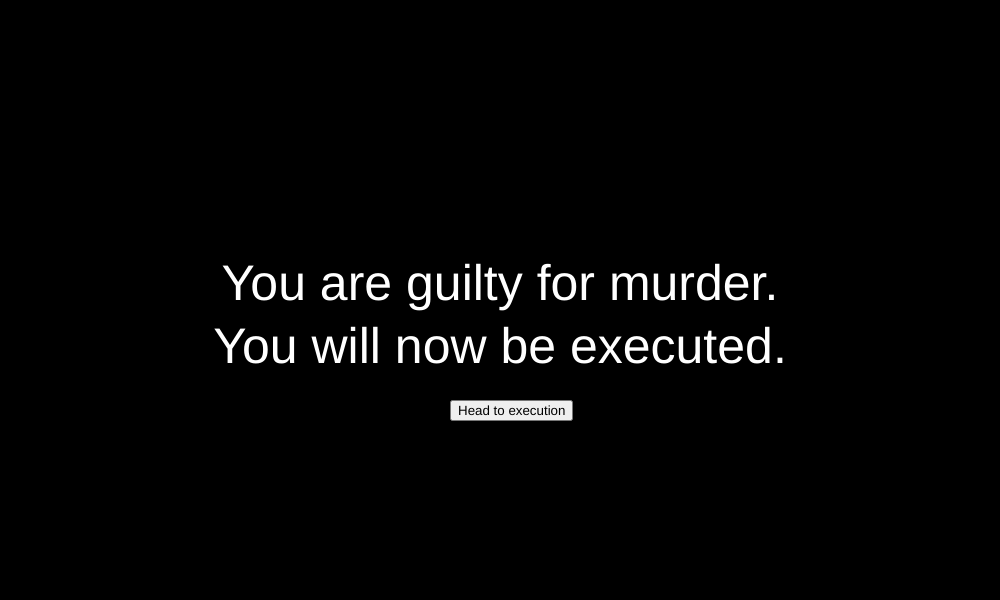
Frame 1 (no input)
Frame 60 (no input): identical to frame 1, image omitted
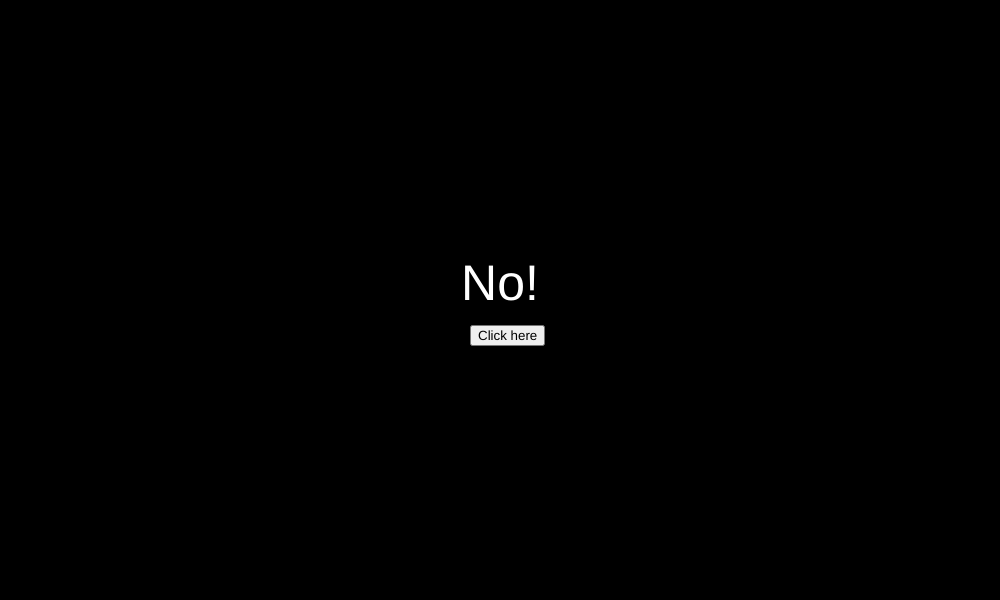
Frame 120 (the mouse pressed at the canvas centre since frame 60)

The p5.js sketch that drew these frames (run headless with seeded random() and noise() and a simulated clock; from frame 60 on, the mouse is pressed at the canvas centre):

// p5.js sketch
// ── sketch.js
//var scene = 1; //declaring the scene variable 
var scene = 0;
var string, mx, my;
var part_2_button_clicked = false;


function setup() {
  createCanvas(1000, 600); //set up canvas size 
  intro_button = createButton('Head to execution'); //set up button to change scenes 
  part_2_button = createButton('Click here'); //sets up button to change to prologue part 3 
  left_main_button = createButton('Click here to go left'); //sets up button to change to 
  straight_main_button = createButton('Click here to go straight'); //sets up button to change to 
  right_main_button = createButton('Click here to go right'); //sets up button to change to 
}

function draw() {
  //background(0);
  //rect(0, 450, width, 150);
  /*
  if (scene == 1) { //using states to transition between each scene 
    intro();
  } else if (scene == 2) {
    execution_scene();
  } else if (scene == 3) {
    mainScene();
  }*/
  if (scene == 3) {
    mainMenu();
  } else if (scene == 4) {
    left_screen();
  }
  switch (scene) {
    case 0:
      intro();
      break;
    case 1:
      execution_scene();
      break;
    case 2:
      mainScene();
      break;
    case 3:
      mainMenu();
      break;
    case 4:
      if (mouseIsPressed && mouseX <= 50 && mouseX >= 0) {
        left_screen();
      }
      /*else if ( mouseX >= 300 && mouseX <= 400){
        straight_screen();
      }*/
      break;
    default:
      intro();
      break;
  }




  //mainScene();
}

function intro() { //intro scene, prologue part 1 
  background(0);
  fill(255);
  textAlign(CENTER);
  textSize(50);
  text("You are guilty for murder.\nYou will now be executed.", width / 2, height / 2);
  intro_button.position((width / 2) - 50, height / 2 + 100);
  // intro_button.mousePressed(scene_change); //when clicked, change to execution scene 
}

function execution_scene() { //execution scene, prologue part 2 
  intro_button.remove();
  background(0);
  fill(255);
  textAlign(CENTER);
  textSize(50);
  text("No!", width / 2, height / 2);
  part_2_button.position((width / 2) - 30, height / 2 + 25);
  //part_2_button.mousePressed(scene_change); // when clicked, change to mainScene
  //part_2_button_clicked = true; 
}

function mainScene() { // start scene, prologue part 3 
  // will fade into this scene image
  intro_button.remove();
  part_2_button.remove();
  //part_2_button_clicked = false; 
  background(0);
  fill(255);
  rect(0, 450, width, 150);
  fill(0);
  //textAlign(BOTTOM);
  textSize(25);
  checkText("Wait...where am I? Why is there a dead person? Do I have to figure out who did this?", 475, 500);
  checkText("Let's see. 3 people are missing, one of them could've done it.", 345, 550);
  textSize(20);
  fill(0, 0, 255);
  checkText("Click here", 925, 575);

}

function mainMenu() {
  intro_button.remove();
  part_2_button.remove();
  background(0);
  fill(255);
  rect(0, 450, width, 150);
  left_main_button.position(50, height / 2);
  //left_main_button.mousePressed(scene_change);
  straight_main_button.position(width / 2 - 100, 100);
  right_main_button.position(850, height / 2);
}

function left_screen() { //might be a kitchen, living rooom, or somethign else
  intro_button.remove();
  part_2_button.remove();
  left_main_button.remove();
  straight_main_button.remove();
  right_main_button.remove();
  background(0);
  fill(0, 255, 255);
  rect(50, 100, 100, 400);
  fill(255);
  rect(0, 450, width, 150);
  fill(0);
  textSize(20);
  checkText("Person 1", 100, 150);
  textSize(25);
  checkText("Where were you a few hours ago?", 200, 500);
  if (mouseIsPressed && mouseX >= 0 && mouseX <= width && mouseY >= 450 && mouseY <= height) {
    fill(0); 
    textSize(25);
    checkText("I was having some drinks in the kitchen with my friend.", 200, 500);
  }

  //rect(width/2,200,100,200);

}

function straight_screen() {
  intro_button.remove();
  part_2_button.remove();
  left_main_button.remove();
  straight_main_button.remove();
  right_main_button.remove();
  background(0);
  fill(255, 0, 255);
  rect(300, 100, 100, 400);
  fill(255);
  rect(0, 450, width, 150);
}


function checkText(string, mx, my) {
  textAlign(BOTTOM);
  //textSize(25);
  //fill(0);
  if (textWidth(string) > width) {
    if (string.length() > 70) {
      string = string.substring(0, 36) + "\n" + string.substring(36, 72) + "\n" + string.substring(73, 108) + "\n" + string.substring(109, string.length());
      text(string, mx, my);
    } else if (string.length() > 35) {
      string = string.substring(0, 36) + "\n" + string.substring(37, string.length());
      text(string, mx, my);
    }
  } else {
    text(string, mx, my);
  }
}

function mousePressed() {
  scene++;
  if (scene > 10) {
    scene = 0;
  }
  /*else if (scene == 4 & mouseY >= 450 && mouseY <= height){
    checkText("I was having some drinks in the kitchen with my friend.",200,500); 
  }*/
}

function scene_change() {
  /*
  if (scene == 1) {
    scene = 2;
  } else if (scene == 2 && part_2_button_clicked == true) {
    scene = 3;
  } */
  if (scene == 3) {
    scene = 4;
  }

}
